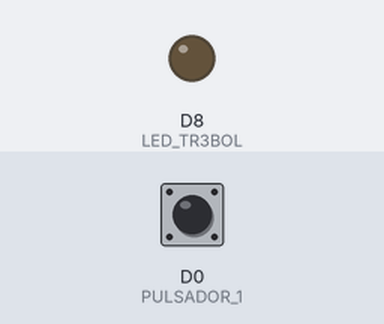
The sketch below on a simulated ESP8266 (NodeMCU). Parts: output pins drawn as LEDs (lit = HIGH). The test bench sets the inputs (shaded band); at power-on: D0 (PULSADOR_1) HIGH.

Above: at 1.8 s.
At 6.47 s:
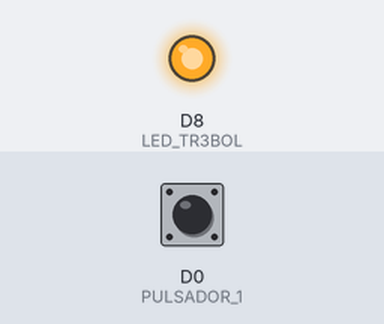
Timing chart, 0 to 6.8 s (numbered marks = the images above):
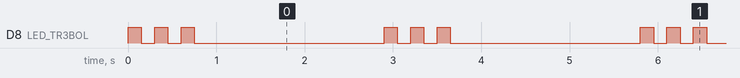

Measured:
- by itself, D8 (LED_TR3BOL): repeats every 2.9 s: 2 × (LOW 0.15 s, HIGH 0.15 s), LOW 2.2 s, HIGH 0.15 s
- by itself, everything shown: repeats every 2.9 s, in 6 steps

The sketch:

Ejercicio3.ino
```cpp
/*
3) LED verde parpadea como en ejercicio 2. Mientras se pulse SW1, el LED verde se
mantiene encendido. Al soltar SW1, vuelve a su ciclo normal.
*/

#define LED_TR3BOL D8
#define PULSADOR_1 D0

void setup() {
  pinMode(LED_TR3BOL, OUTPUT);
  pinMode(PULSADOR_1, INPUT);
}

void loop() {
  //Como el pulsador manda un estado bajo al ser pusaldor, su programacion sera:
  if(digitalRead(PULSADOR_1) == LOW){
    digitalWrite(LED_TR3BOL, HIGH);
  }else {
    //ejercicio2
  for (int i = 0; i < 3; i++) {
    digitalWrite(LED_TR3BOL, HIGH);
    delay(150);
    // 150 milisegundo encendido
    digitalWrite(LED_TR3BOL, LOW);
    delay(150);
    // 150 milisegundos apagados
  }

  delay(2000);
  // esperar 2 segundos antes de repetir
  }

}
```
